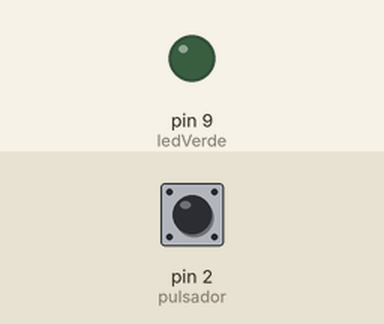
A sketch run on a simulated Arduino Uno, built with avr-gcc and run on an emulated ATmega328P. Parts: output pins drawn as LEDs (lit = HIGH). The inputs (shaded band) are chosen by the test bench; at power-on: pin 2 (pulsador) LOW.

Above: at 1.2 s.
1.3 s: pin 2 (pulsador) pulled HIGH for 1 s
At 3.7 s:
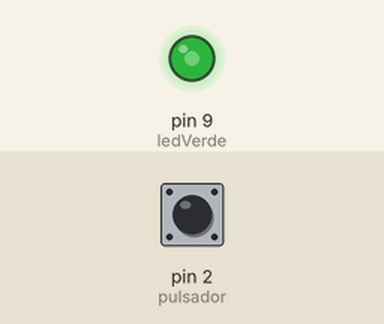
4.0 s: pin 2 (pulsador) pulled HIGH for 0.15 s
At 5.3 s:
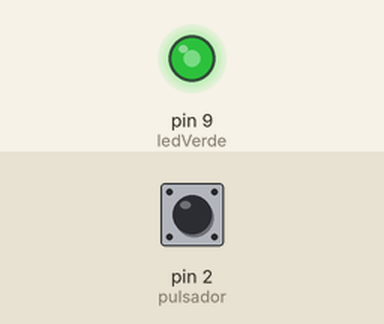
5.8 s: pin 2 (pulsador) pulled HIGH for 3.2 s
At 6.25 s:
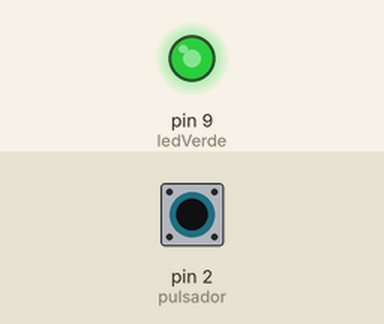
Timing chart, 0 to 10.6 s (numbered marks = the images above; inputs shaded):
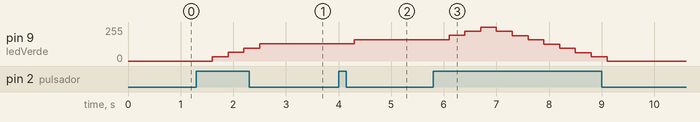

Measured:
- after the input at 1.3 s, pin 9 (ledVerde): 0/255 → 32/255 after 0.30 s, → 64/255 0.30 s later, → 96/255 0.30 s later, → 128/255 0.30 s later
- after the input at 4.0 s, pin 9 (ledVerde): 128/255 → 160/255 after 0.30 s
- after the input at 5.8 s, pin 9 (ledVerde): rises from 160/255 to 255/255 in 0.60 s, then falls to 0/255 in 2.4 s

The sketch:

reto11.ino
```cpp
int intensidad = 0;
int ledRojo = 6;
int ledVerde = 9;
int ledAzul = 10;
int pulsador = 2;
int incremento = 32;

void setup() {
  // put your setup code here, to run once:
  pinMode (pulsador, INPUT);
  Serial.begin (9600);
}

void loop() {
  // put your main code here, to run repeatedly:
  analogWrite (ledVerde, intensidad);
  if (digitalRead (pulsador) == HIGH) {
    intensidad = intensidad + incremento;
    delay (300);
  }

  if (intensidad > 255) {
    intensidad = 255;
    incremento = incremento * -1;
  }

  if (intensidad < 0) {
    intensidad = 0;
    incremento = incremento * -1;
  }
}
```
